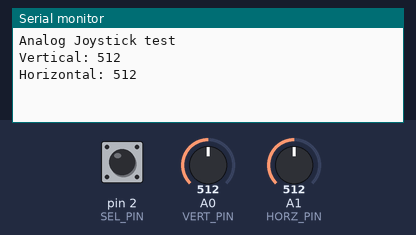
A program run on a simulated Arduino Uno, built with avr-gcc and run on an emulated ATmega328P. Shown: the last lines printed to the serial monitor. The test bench sets the inputs (shaded band); at power-on: pin 2 (SEL_PIN) HIGH, A0 (VERT_PIN) = 512, A1 (HORZ_PIN) = 512.

Above: at 1.2 s.
1.3 s: pin 2 (SEL_PIN) pulled LOW for 0.15 s
At 2.1 s:
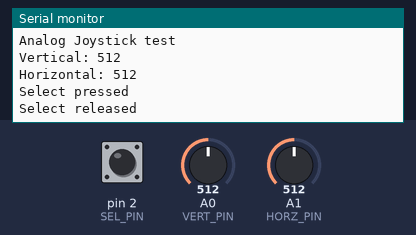
3.0 s: A0 (VERT_PIN) set to 716
At 3.4 s:
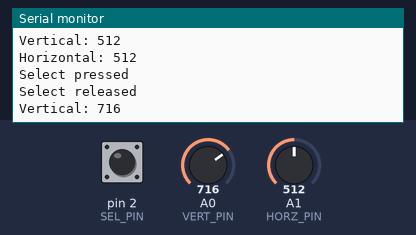
4.5 s: A1 (HORZ_PIN) set to 716
At 5.7 s:
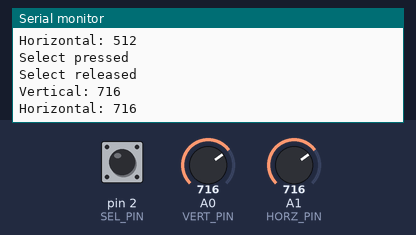
6.0 s: A0 (VERT_PIN) set to 900
At 7.1 s:
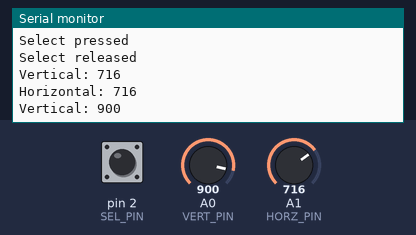
7.5 s: A1 (HORZ_PIN) set to 900
At 8.4 s:
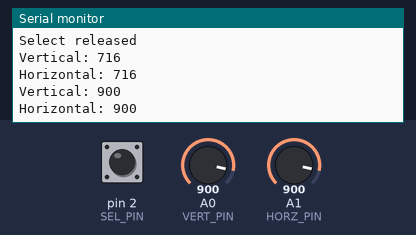

Measured:
- after the input at 1.3 s, the serial monitor: prints a new line at once (image 1)
- after the input at 3.0 s, the serial monitor: prints a new line at once (image 2)
- after the input at 4.5 s, the serial monitor: prints a new line at once (image 3)
- after the input at 6.0 s, the serial monitor: prints a new line at once (image 4)
- after the input at 7.5 s, the serial monitor: prints a new line at once (image 5)

The program:

main.cpp
```cpp
#include <Arduino.h>

#define VERT_PIN A0
#define HORZ_PIN A1
#define SEL_PIN 2

void setup()
{
  Serial.begin(115200);
  Serial.println(F("Analog Joystick test"));
  pinMode(SEL_PIN, INPUT_PULLUP);
}

int lastVert = 0;
int lastHorz = 0;
bool lastSelPressed = false;

void loop()
{
  int vert = analogRead(VERT_PIN);
  int horz = analogRead(HORZ_PIN);
  bool selPressed = digitalRead(SEL_PIN) == LOW;
  if (vert != lastVert)
  {
    Serial.print(F("Vertical: "));
    Serial.println(vert);
    lastVert = vert;
  }
  if (horz != lastHorz)
  {
    Serial.print(F("Horizontal: "));
    Serial.println(horz);
    lastHorz = horz;
  }
  if (selPressed != lastSelPressed)
  {
    if (selPressed)
    {
      Serial.println(F("Select pressed"));
    }
    else
    {
      Serial.println(F("Select released"));
    }
    lastSelPressed = selPressed;
  }
  delay(100);
}
```
